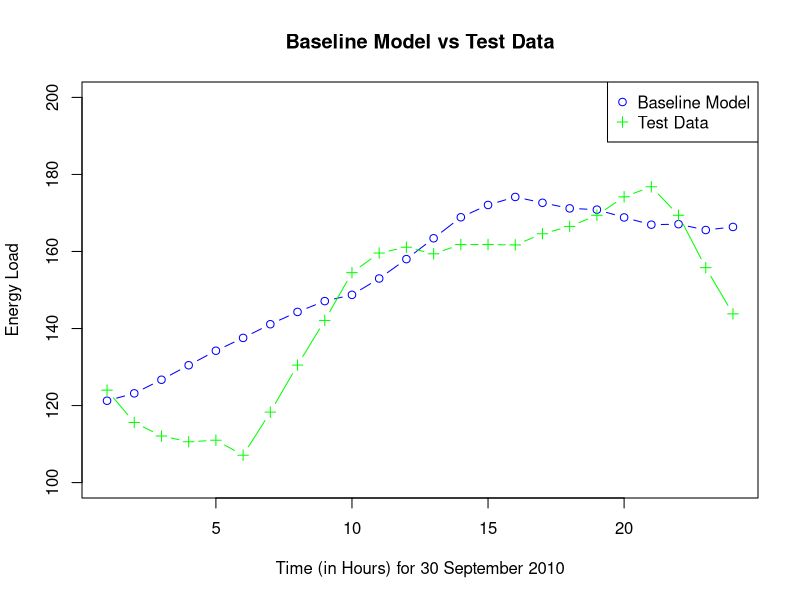

R code for this plot:
##### Benchmark - Vanila Model (partial credits to doi 10.1016/j.ijforecast.2016.01.001 #####

all_data <- read.csv(file = '../data/df_train.csv', header = TRUE, sep = ",", stringsAsFactors = FALSE)

test_data  <- all_data[6529:6552,]
test_data$meanTemp <- 0
test_data$DoW <- 0

train_data <- all_data[1:6528,]
train_data$meanTemp <- 0
train_data$DoW <- 0


##### Day of the Week with 1=Sunday and 7=Saturdat ####
DoW <- function(t){
  # what day of the week is it? 
  temp = weekdays(as.Date(gsub(" ", "-", paste(train_data$month[t],train_data$day[t],train_data$year[t])),'%m-%d-%Y'))

  if(temp == "Sunday"){
    return(1)
  }else if(temp == "Monday"){
    return(2)
  }else if(temp == "Tuesday"){
    return(3)
  }else if(temp == "Wednesday"){
    return(4)
  }else if(temp == "Thursday"){
    return(5)
  }else if(temp == "Friday"){
    return(6)
  }else if(temp == "Saturday"){
    return(7)      
  }else{
    return(NA) 
  }
}


##### Get the average temperture for the given date and hour and the Day of the Week ####
for(counter in 1:nrow(train_data)){
  train_data$meanTemp[counter] <- mean(c(train_data$w1[counter],train_data$w2[counter],train_data$w3[counter],
                                         train_data$w4[counter],train_data$w5[counter],train_data$w6[counter],
                                         train_data$w7[counter],train_data$w8[counter],train_data$w9[counter],
                                         train_data$w10[counter],train_data$w11[counter],train_data$w12[counter],
                                         train_data$w13[counter],train_data$w14[counter],train_data$w15[counter],
                                         train_data$w16[counter],train_data$w17[counter],train_data$w18[counter],
                                         train_data$w19[counter],train_data$w20[counter],train_data$w21[counter],
                                         train_data$w22[counter],train_data$w23[counter],train_data$w24[counter],
                                         train_data$w25[counter]))
  train_data$DoW[counter] <- DoW(counter)
}

for(counter in 1:nrow(test_data)){
  test_data$meanTemp[counter] <- mean(c(test_data$w1[counter],test_data$w2[counter],test_data$w3[counter],
                                        test_data$w4[counter],test_data$w5[counter],test_data$w6[counter],
                                         test_data$w7[counter],test_data$w8[counter],test_data$w9[counter],
                                         test_data$w10[counter],test_data$w11[counter],test_data$w12[counter],
                                         test_data$w13[counter],test_data$w14[counter],test_data$w15[counter],
                                         test_data$w16[counter],test_data$w17[counter],test_data$w18[counter],
                                         test_data$w19[counter],test_data$w20[counter],test_data$w21[counter],
                                         test_data$w22[counter],test_data$w23[counter],test_data$w24[counter],
                                         test_data$w25[counter]))
  test_data$DoW[counter] <- DoW(counter)
}

##### Model Fitting ####

model <- lm(train_data$LOAD ~train_data$month + train_data$DoW+train_data$hour+train_data$DoW*train_data$hour+
              train_data$meanTemp +I(train_data$meanTemp^2)+I(train_data$meanTemp^3)+train_data$meanTemp*train_data$month + 
              I(train_data$meanTemp^2)*train_data$month+I(train_data$meanTemp^3)*train_data$month+
              train_data$meanTemp*train_data$hour+I(train_data$meanTemp^2)*train_data$hour+I(train_data$meanTemp^3)
             *train_data$hour)


summary(model)

# want to predict 30-sep-2010 (all hours)
prediction <- 0
prediction[1:nrow(test_data)] <- 0

for(counter in 1:nrow(test_data)){
  
  prediction[counter] <- model$coefficients[[1]]+model$coefficients[[2]]*test_data$month[counter]+model$coefficients[[3]]*test_data$DoW[counter]+
    model$coefficients[[4]]*test_data$hour[counter]+model$coefficients[[5]]*test_data$meanTemp[counter]+model$coefficients[[6]]*(test_data$meanTemp[counter]^2)+
    model$coefficients[[7]]*(test_data$meanTemp[counter]^3)+model$coefficients[[8]]*test_data$DoW[counter]*test_data$hour[counter]+
    model$coefficients[[9]]*test_data$meanTemp[counter]*test_data$month[counter]+model$coefficients[[10]]*(test_data$meanTemp[counter]^2)*test_data$month[counter]+
    model$coefficients[[11]]*(test_data$meanTemp[counter]^3)*test_data$month[counter]+model$coefficients[[12]]*test_data$meanTemp[counter]*test_data$hour[counter]+
    model$coefficients[[13]]*(test_data$meanTemp[counter]^2)*test_data$hour[counter]+
    model$coefficients[[14]]*(test_data$meanTemp[counter]^3)*test_data$hour[counter]
  
}

# Plotting 
x=1:nrow(test_data)
plot(x,prediction,type='b',pch=1,ylim=c(100,200),col="blue",xlab="Time (in Hours) for 30 September 2010",ylab="Energy Load",main = "Baseline Model vs Test Data")
lines(test_data$LOAD,type='b',pch=3,col="green")
legend("topright", pch = c(1, 3),  col = c("blue", "green"), legend = c("Baseline Model", "Test Data"))
